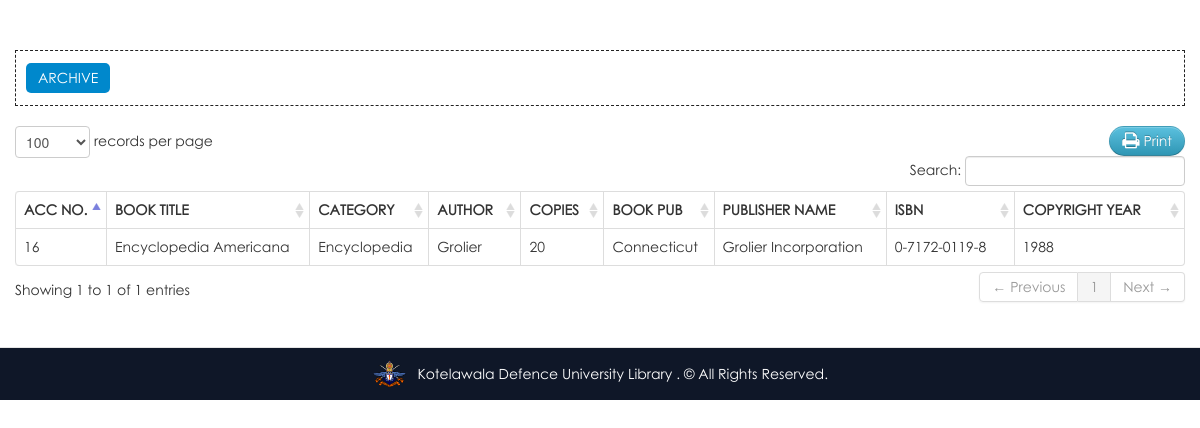
Page /student/archive.php (signed in) on the committed database.
### tables this page shows
CREATE TABLE IF NOT EXISTS `book` (
  `book_id` int(11) NOT NULL AUTO_INCREMENT,
  `book_title` varchar(100) NOT NULL,
  `category_id` int(50) NOT NULL,
  `author` varchar(50) NOT NULL,
  `book_copies` int(11) NOT NULL,
  `book_pub` varchar(100) NOT NULL,
  `publisher_name` varchar(100) NOT NULL,
  `isbn` varchar(50) NOT NULL,
  `copyright_year` int(11) NOT NULL,
  `date_receive` varchar(20) NOT NULL,
  `date_added` datetime NOT NULL,
  `status` varchar(30) NOT NULL,
  PRIMARY KEY (`book_id`)
);

CREATE TABLE IF NOT EXISTS `category` (
  `category_id` int(11) NOT NULL AUTO_INCREMENT,
  `classname` varchar(50) DEFAULT NULL,
  PRIMARY KEY (`category_id`),
  UNIQUE KEY `category_id` (`category_id`),
  KEY `classid` (`category_id`)
);

### student/archive.php (the view, shortened to what this page needs)
<?php include('header.php'); ?>
    <div class="container">
		<div class="margin-top">
			<div class="row">
			<div class="span12">
								    <ul class="nav nav-pills">
										<li   class="active"><a href="archive.php">Archive</a></li>
									</ul>
                            <table cellpadding="0" cellspacing="0" border="0" class="table  table-bordered" id="example">
								<div class="pull-right">
								<a href="" onclick="window.print()" class="btn btn-info"><i class="icon-print icon-large"></i> Print</a>
								</div>
                                <thead>
                                    <tr>
									    <th>Acc No.</th>
                                        <th>Book Title</th>
                                        <th>Category</th>
										<th>Author</th>
										<th class="action">copies</th>
										<th>Book Pub</th>
										<th>Publisher Name</th>
										<th>ISBN</th>
										<th>Copyright Year</th>
                                    </tr>
                                </thead>
                                <tbody>
                                  <?php  $user_query=mysql_query("select * from book where status = 'Archive'")or die(mysql_error());
									while($row=mysql_fetch_array($user_query)){
									$id=$row['book_id'];
									$cat_id=$row['category_id'];
											$cat_query = mysql_query("select * from category where category_id = '$cat_id'")or die(mysql_error());
											$cat_row = mysql_fetch_array($cat_query);
									?>
									<tr class="del<?php echo $id ?>">
                                    <td><?php echo $row['book_id']; ?></td>
                                    <td><?php echo $row['book_title']; ?></td>
									<td><?php echo $cat_row ['classname']; ?> </td>
                                    <td><?php echo $row['author']; ?> </td>
                                    <td class="action"><?php echo $row['book_copies']; ?> </td>
                                     <td><?php echo $row['book_pub']; ?></td>
									 <td><?php echo $row['publisher_name']; ?></td>
									 <td><?php echo $row['isbn']; ?></td>
									 <td><?php echo $row['copyright_year']; ?></td>
                                    </tr>
									<?php  }  ?>
                                </tbody>
                            </table>
			</div>
			</div>
		</div>
    </div>
<?php include('footer.php') ?>

### student/header.php (shortened to what this page needs)
<!DOCTYPE html>
<html>
<head>
			<link href="../css/bootstrap.css" rel="stylesheet" media="screen">
			<link href="../css/bootstrap-responsive.css" rel="stylesheet" media="screen">
			<link href="../css/docs.css" rel="stylesheet" media="screen">
			<link href="../css/diapo.css" rel="stylesheet" media="screen">
			<link href="../css/font-awesome.css" rel="stylesheet" media="screen">
			<link rel="stylesheet" type="text/css" href="../css/style.css" />
			<link rel="stylesheet" type="text/css" href="../css/DT_bootstrap.css" />
			<link rel="stylesheet" type="text/css" media="print" href="../css/print.css" />
        <link href="../css/datepicker.css" rel="stylesheet" type="text/css" />
</head>
<body>

### student/footer.php (shortened to what this page needs)
    <footer class="footer">
      <div class="container">
	  <div class="foot-margin">
		<div class="footer-content">
			<img src="../images5/logo.png" alt="Kotelawala Defence University" class="footer-logo">
			<p><a>Kotelawala Defence University Library . &copy; All Rights Reserved.</a></p>
		</div>
      </div>
      </div>
    </footer>
</body>
</html>

### css/docs.css (style rules this page uses)
body { font-family:'TR Century Gothic',Helvetica,Arial,sans-serif !important; }
.btn { border-radius: 25px !important; }
.nav-tabs, .nav-pills { border: 1px dashed #222 !important; padding: 10px; }
th { text-transform:uppercase; }
.nav li a { text-transform:uppercase; }
.foot-margin p a { color:#ffffff; }
.margin-top { margin-top:50px; }
body { background: url(../img/grid_noise.png); position: relative; }
.footer { text-align: center; padding: 30px 0; margin-top: 70px; border-top: 1px solid #e5e5e5; background-color:#1B1B1B; }
.footer p { margin-bottom: 0; color: #777; }

### css/print.css (style rules this page uses)
.action { display:none; }
th { text-align:left; }
td { text-align:left; border-top:1px solid; padding:2px; }
.btn { display:none; }
body { font-family:arial; font-size:13px; }
.nav { display:none; }

### student/footer.php (style rules this page uses)
.footer { width: 100%; margin-top: 40px; padding: 12px 0; background: #0f1728; clear: both; }
.footer-content { display: flex; align-items: center; justify-content: center; gap: 10px; }
.footer-logo { height: 28px; width: auto; }

### rows in the picture
book: book_id "16", book_title "Encyclopedia Americana", category.classname "Encyclopedia", author "Grolier", book_copies "20", book_pub "Connecticut", publisher_name "Grolier Incorporation", isbn "0-7172-0119-8", copyright_year "1988"
